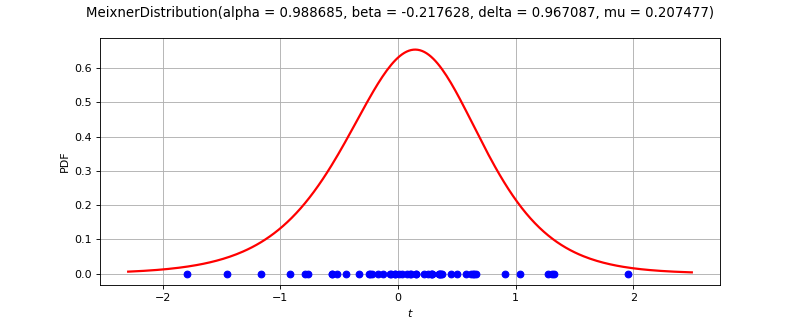

Generate this figure with Python:
import openturns as ot
from matplotlib import pyplot as plt
from openturns.viewer import View
ot.RandomGenerator.SetSeed(0)
factory = ot.MeixnerDistributionFactory()
ref = factory.build()
dimension = ref.getDimension()
if dimension <= 2:
    sample = ref.getSample(50)
    distribution = factory.build(sample)
    if dimension == 1:
        distribution.setDescription(['$t$'])
        pdf_graph = distribution.drawPDF(256)
        cloud = ot.Cloud(sample, ot.NumericalSample(sample.getSize(), 1))
        cloud.setColor('blue')
        cloud.setPointStyle('fcircle')
        pdf_graph.add(cloud)
        fig = plt.figure(figsize=(10, 4))
        plt.suptitle(str(distribution))
        pdf_axis = fig.add_subplot(111)
        View(pdf_graph, figure=fig, axes=[pdf_axis], add_legend=False)
    else:
        sample = ref.getSample(500)
        distribution.setDescription(['$t_0$', '$t_1$'])
        pdf_graph = distribution.drawPDF([256]*2)
        cloud = ot.Cloud(sample)
        cloud.setColor('red')
        cloud.setPointStyle('fcircle')
        pdf_graph.add(cloud)
        fig = plt.figure(figsize=(10, 4))
        plt.suptitle(str(distribution))
        pdf_axis = fig.add_subplot(111)
        View(pdf_graph, figure=fig, axes=[pdf_axis], add_legend=False)
